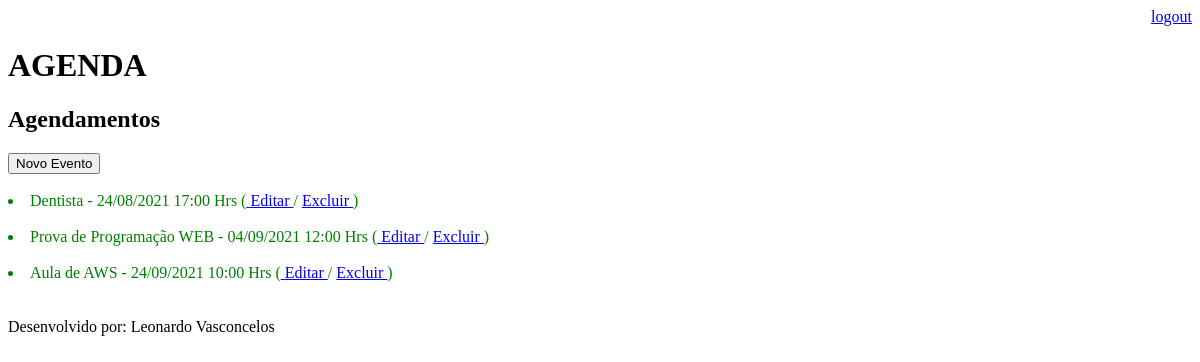
Page /agenda/ (signed in) on the earlier database version.
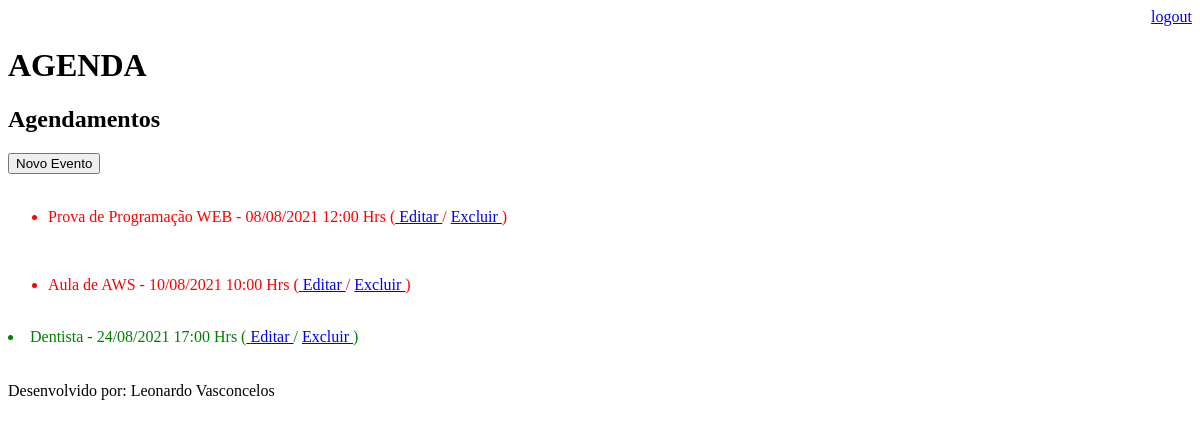
Same page on the later database version.
### core/models.py (models this page shows, shortened)
class Evento(models.Model):
    titulo = models.CharField(max_length=100)
    descricao = models.TextField(blank=True, null=True)
    data_evento = models.DateTimeField(verbose_name='Data do Evento')
    local_evento = models.CharField(max_length=150, blank=True, null=True)
    data_criacao = models.DateTimeField(auto_now=True)
    usuario = models.ForeignKey(User, on_delete=models.CASCADE)
    class Meta:
        db_table = 'evento'
    def get_data_criacao(self):
        return self.data_evento.strftime('%d/%m/%Y %H:%M Hrs')
    def get_evento_atrasado(self):
        if self.data_evento < datetime.now():
            return True
        else:
            return False
    def get_data_compare(self):
        return self.data_evento.strftime('%Y-%m-%d')
    def get_evento_dia(self):
        today = date.today().strftime('%Y-%m-%d')
        data = self.get_data_compare()
        if data == today:
            return True
        else:
            return False

### core/views.py (the view)
# urls.py: path('agenda/', views.lista_eventos),
@login_required(login_url='/login/')
def lista_eventos(request):
    usuario = request.user
    evento = Evento.objects.filter(usuario=usuario).order_by('data_evento')
    response = {'eventos': evento}
    return render(request, 'agenda.html', response)

### templates/agenda.html (shortened to what this page needs)
{% extends "model-page.html" %}
{% block content %}
    <h2>Agendamentos</h2>
    <a href="evento/">
        <input type="button" value="Novo Evento"/>
    </a>
    <br><br>
        {% for evento in eventos %}
        {% if evento.get_evento_atrasado %}
            <div class="atrasado">
            <ul>
                <li>{{ evento.titulo }} - {{ evento.get_data_criacao }}
        {% elif evento.get_evento_dia %}
            <div class="hoje">
            <ul>
                <li>{{ evento.titulo }} - {{ evento.get_data_criacao }}
        {% else %}
            <div class="emDia">
                <li>{{ evento.titulo }} - {{ evento.get_data_criacao }}
        {% endif %}
                    (<a href="evento/?id={{ evento.id }}"> Editar </a> / <a href="evento/delete/{{ evento.id }}"> Excluir </a>)
                </li>
            </ul>
            </div>
            <br>
        {% endfor %}
{% endblock %}

### templates/model-page.html
{% include "model-header.html" %}
{% block content %} {% endblock %}
{% include "model-footer.html" %}

### templates/model-header.html (shortened to what this page needs)
<!DOCTYPE html>
<html lang="pt-br">
<head>
</head>
<body>
<div align="right">
    <a href="/logout">logout</a>
</div>
<h1>AGENDA</h1>

### templates/model-footer.html
<footer><br>Desenvolvido por:</b> Leonardo Vasconcelos</footer>
</body>
</html>

### templates/agenda.html (style rules this page uses)
.atrasado { color: red; }
.emDia { color: green; }

Differences in the rows shown:
changed Evento "Prova de Programação WEB": data_evento "2021-09-04 12:00:00" → "2021-08-08 12:00:00" (drawn); get_data_criacao "04/09/2021 12:00 Hrs" → "08/08/2021 12:00 Hrs"
changed Evento "Aula de AWS": data_evento "2021-09-24 10:00:00" → "2021-08-10 10:00:00" (drawn); get_data_criacao "24/09/2021 10:00 Hrs" → "10/08/2021 10:00 Hrs"
shown differently, row unchanged: Evento "Dentista": moves down the list
